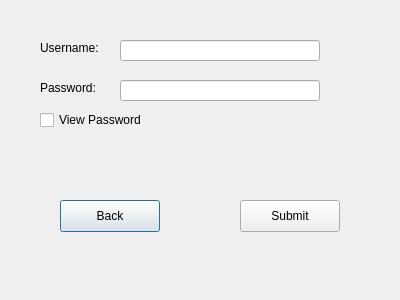
<?xml version="1.0" encoding="UTF-8"?>
<ui version="4.0">
 <class>RegisterWindow</class>
 <widget class="QDialog" name="RegisterWindow">
  <property name="geometry">
   <rect>
    <x>0</x>
    <y>0</y>
    <width>400</width>
    <height>300</height>
   </rect>
  </property>
  <property name="windowTitle">
   <string>Dialog</string>
  </property>
  <widget class="QPushButton" name="btnBack">
   <property name="geometry">
    <rect>
     <x>60</x>
     <y>200</y>
     <width>100</width>
     <height>32</height>
    </rect>
   </property>
   <property name="text">
    <string>Back</string>
   </property>
  </widget>
  <widget class="QPushButton" name="btnSubmit">
   <property name="geometry">
    <rect>
     <x>240</x>
     <y>200</y>
     <width>100</width>
     <height>32</height>
    </rect>
   </property>
   <property name="text">
    <string>Submit</string>
   </property>
  </widget>
  <widget class="QLabel" name="labelPassword">
   <property name="geometry">
    <rect>
     <x>40</x>
     <y>80</y>
     <width>71</width>
     <height>16</height>
    </rect>
   </property>
   <property name="text">
    <string>Password:</string>
   </property>
  </widget>
  <widget class="QLabel" name="labelUsername">
   <property name="geometry">
    <rect>
     <x>40</x>
     <y>40</y>
     <width>71</width>
     <height>16</height>
    </rect>
   </property>
   <property name="text">
    <string>Username:</string>
   </property>
  </widget>
  <widget class="QLabel" name="labelResponse">
   <property name="geometry">
    <rect>
     <x>40</x>
     <y>150</y>
     <width>301</width>
     <height>20</height>
    </rect>
   </property>
   <property name="text">
    <string/>
   </property>
  </widget>
  <widget class="QLineEdit" name="linePassword">
   <property name="geometry">
    <rect>
     <x>120</x>
     <y>80</y>
     <width>200</width>
     <height>21</height>
    </rect>
   </property>
  </widget>
  <widget class="QLineEdit" name="lineUsername">
   <property name="geometry">
    <rect>
     <x>120</x>
     <y>40</y>
     <width>200</width>
     <height>21</height>
    </rect>
   </property>
  </widget>
  <widget class="QCheckBox" name="passwordBox">
   <property name="geometry">
    <rect>
     <x>40</x>
     <y>110</y>
     <width>121</width>
     <height>20</height>
    </rect>
   </property>
   <property name="text">
    <string>View Password</string>
   </property>
  </widget>
 </widget>
 <resources/>
 <connections/>
</ui>
